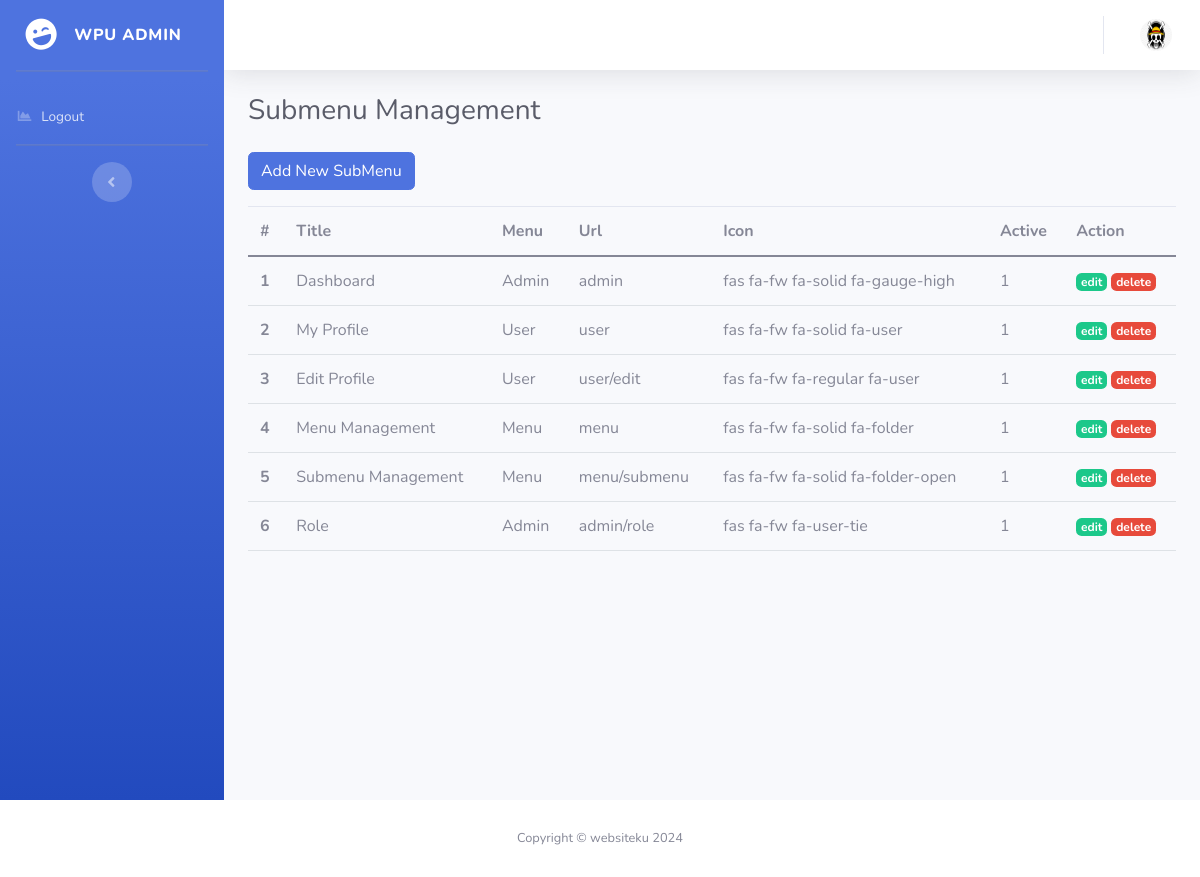
The page /index.php/menu/submenu on the database its author committed.
### tables this page shows
CREATE TABLE `user_sub_menu` (
  `id` int NOT NULL,
  `menu_id` int NOT NULL,
  `title` varchar(128) NOT NULL,
  `url` varchar(128) NOT NULL,
  `icon` varchar(128) NOT NULL,
  `is_active` int NOT NULL
);

CREATE TABLE `user_menu` (
  `id` int NOT NULL,
  `menu` varchar(128) NOT NULL
);

### application/controllers/Menu.php (called while the page is built, shortened)
<?php
class Menu extends CI_Controller
{
    public function __construct()
    {
        $this->load->model('Menu_model');
        $this->load->library('form_validation');
    }
    public function submenu()
    {
        $data['title'] = 'Submenu Management';
        $data['user'] = $this->db->get_where('user', ['email' => $this->session->userdata('email')])->row_array();
        $data['subMenu'] = $this->Menu_model->getSubMenu();
        $data['menu'] = $this->Menu_model->getMenu();
        $this->form_validation->set_rules('title', 'Submenu Title', 'required');
        $this->form_validation->set_rules('menu_id', 'Menu', 'required');
        $this->form_validation->set_rules('url', 'URL', 'required');
        $this->form_validation->set_rules('icon', 'Icon', 'required');
        if ($this->form_validation->run() == false) {
            $this->load->view('templates/header', $data);
            $this->load->view('templates/sidebar', $data);
            $this->load->view('templates/topbar', $data);
            $this->load->view('menu/submenu', $data);
            $this->load->view('templates/footer');
        }
    }
}

### index.php (called while the page is built, shortened)
<?php
require_once BASEPATH.'core/CodeIgniter.php';

### application/models/Menu_model.php (called while the page is built, shortened)
<?php
class Menu_model extends CI_Model
{
    public function getSubMenu()
    {
        $this->db->select('user_sub_menu.*, user_menu.menu');
        $this->db->from('user_sub_menu');
        $this->db->join('user_menu', 'user_sub_menu.menu_id = user_menu.id');
        return $this->db->get()->result_array();
    }
}

### application/views/menu/submenu.php (the view, shortened to what this page needs)
<div class="container-fluid">
    <h1 class="h3 mb-4 text-gray-800"><?= $title; ?></h1>
    <a href="" class="btn btn-primary mb-3" data-bs-toggle="modal" data-bs-target="#newSubMenuModal">Add New SubMenu</a>
    <table class="table table-hover">
        <thead>
            <tr>
                <th scope="col">#</th>
                <th scope="col">Title</th>
                <th scope="col">Menu</th>
                <th scope="col">Url</th>
                <th scope="col">Icon</th>
                <th scope="col">Active</th>
                <th scope="col">Action</th>
            </tr>
        </thead>
        <tbody>
            <?php $i = 1; ?>
            <?php foreach ($subMenu as $sm) : ?>
                <tr>
                    <th scope="row"><?= $i; ?></th>
                    <td><?= $sm['title']; ?></td>
                    <td><?= $sm['menu']; ?></td>
                    <td><?= $sm['url']; ?></td>
                    <td><?= $sm['icon']; ?></td>
                    <td><?= $sm['is_active']; ?></td>
                    <td>
                        <a href="" class="badge badge-success">edit</a>
                        <a href="" class="badge badge-danger">delete</a>
                    </td>
                </tr>
                <?php $i++; ?>
            <?php endforeach; ?>
        </tbody>
    </table>
</div>
</div>
</div>
</div>

### application/views/templates/header.php (shortened to what this page needs)
<!DOCTYPE html>
<html lang="en">
<head>
    <link href="https://cdn.jsdelivr.net/npm/bootstrap@5.0.2/dist/css/bootstrap.min.css" rel="stylesheet">
    <link href="<?= base_url('assets/'); ?>vendor/fontawesome-free/css/all.min.css" rel="stylesheet" type="text/css">
    <link href="<?= base_url('assets/'); ?>css/sb-admin-2.min.css" rel="stylesheet">
</head>
<body id="page-top">
    <div id="wrapper">

### application/views/templates/sidebar.php (shortened to what this page needs)
<ul class="navbar-nav bg-gradient-primary sidebar sidebar-dark accordion" id="accordionSidebar">
    <a class="sidebar-brand d-flex align-items-center justify-content-center" href="index.html">
        <div class="sidebar-brand-icon rotate-n-15">
            <i class="fas fa-laugh-wink"></i>
        </div>
        <div class="sidebar-brand-text mx-3">WPU Admin</div>
    </a>
    <hr class="sidebar-divider">
        <li class="nav-item">
            <a class="nav-link" href="<?= base_url('auth/logout'); ?>">
                <i class="fas fa-fw fa-chart-area"></i>
                <span>Logout</span>
            </a>
        </li>
        <hr class="sidebar-divider d-none d-md-block">
        <div class="text-center d-none d-md-inline">
            <button class="rounded-circle border-0" id="sidebarToggle"></button>
        </div>
</ul>

### application/views/templates/topbar.php (shortened to what this page needs)
<div id="content-wrapper" class="d-flex flex-column">
    <div id="content">
        <nav class="navbar navbar-expand navbar-light bg-white topbar mb-4 static-top shadow">
            <ul class="navbar-nav ml-auto">
                <li class="nav-item dropdown no-arrow">
                    <a class="nav-link dropdown-toggle" href="#" id="userDropdown" role="button"
                        data-toggle="dropdown" aria-haspopup="true" aria-expanded="false">
                        <img class="img-profile rounded-circle"
                            src="<?= base_url('assets/img/profile/default.jpg') . $user['image']; ?>">
                    </a>
                </li>
            </ul>
        </nav>

### application/views/templates/footer.php (shortened to what this page needs)
<footer class="sticky-footer bg-white">
    <div class="container my-auto">
        <div class="copyright text-center my-auto">
            <span>Copyright &copy; websiteku <?= date('Y'); ?></span>
        </div>
    </div>
</footer>
</body>
</html>

### rows shown on the page
user_sub_menu: title "Dashboard", user_menu.menu "Admin", url "admin", icon "fas fa-fw fa-solid fa-gauge-high", is_active "1"
user_sub_menu: title "My Profile", user_menu.menu "User", url "user", icon "fas fa-fw fa-solid fa-user", is_active "1"
user_sub_menu: title "Edit Profile", user_menu.menu "User", url "user/edit", icon "fas fa-fw fa-regular fa-user", is_active "1"
user_sub_menu: title "Menu Management", user_menu.menu "Menu", url "menu", icon "fas fa-fw fa-solid fa-folder", is_active "1"
user_sub_menu: title "Submenu Management", user_menu.menu "Menu", url "menu/submenu", icon "fas fa-fw fa-solid fa-folder-open", is_active "1"
user_sub_menu: title "Role", user_menu.menu "Admin", url "admin/role", icon "fas fa-fw fa-user-tie", is_active "1"

### other values the page prints
$title "Submenu Management"
